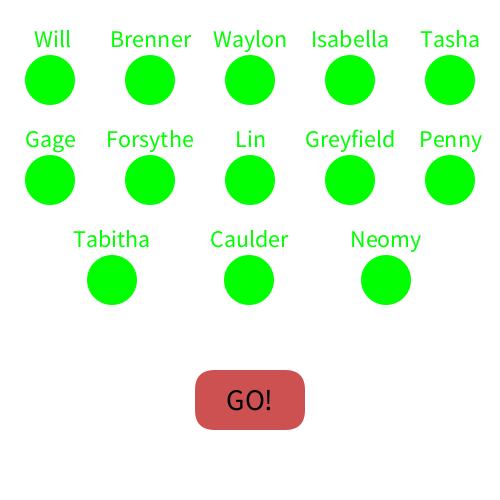
Frame 1 (no input)
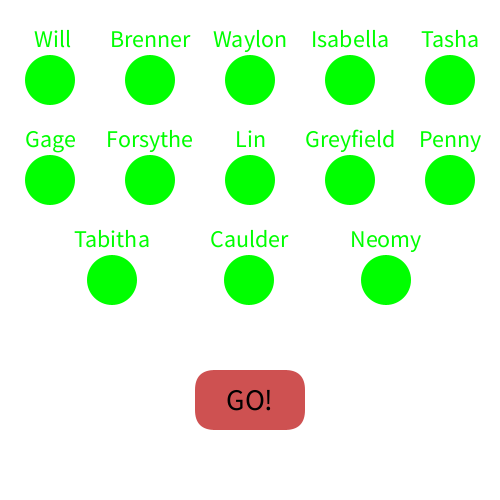
Frame 60 (the mouse pressed at the canvas centre just before this capture)
Frame 120 (the mouse held since frame 60 and released just before this capture): identical to frame 60, image omitted

The Processing sketch that drew these frames (run headless with seeded random() and noise(); from frame 60 on, the mouse is pressed at the canvas centre):

// Processing sketch: processing_131616
// ── processing_131616.pde

//-----------------------------------var dump---------------------------------VVVVVVVVVVVVV
//-----------------------------------var dump---------------------------------VVVVVVVVVVVVV
//-----------------------------------var dump---------------------------------VVVVVVVVVVVVV
String[] names = { 
  " Will", "Brenner", "Waylon", "Isabella", "Tasha", "Gage", 
  "Forsythe", "Lin", "Greyfield", "Penny", "Tabitha", "Caulder", "Neomy"
};
String[] goString = new String[names.length]; //assist go button with picking random names from buttons.

int size = 50; //button size
Button[] button = new Button[names.length];

GoButton go = new GoButton();

//-----------------------------------void Set up---------------------------------SSSSSSSSS
//-----------------------------------void Set up---------------------------------SSSSSSSSS
//-----------------------------------void Set up---------------------------------SSSSSSSSS
void setup()
{ 
  size(500, 500);
  frameRate(30);

  background(255); //white

  rectMode(CENTER);
  noStroke();

  for (int i = 0; i < button.length; i++) //assigning button values
  {
    button[i] = new Button(names[i], (size/2 + 250/10) + (250/5 + size)*i, 80);
    if (i > 4)
    {
      button[i] = new Button(names[i], (size/2 + 250/10) - (250/5 + size)*5 + (250/5 + size)*i, 180);
    }
    if (i > 9)
    {
      button[i] = new Button(names[i], (size/2 + 350/4) - (350/4 + size)*10 + (350/4 + size)*i, 280);
    }
  }
}

//-----------------------------------void draw---------------------------------DDDDDDDDDDD
//-----------------------------------void draw---------------------------------DDDDDDDDDDD
//-----------------------------------void draw---------------------------------DDDDDDDDDDD

void draw()
{
  background(255); //white

  for (int i = 0; i < button.length; i++) //drawing buttons
  {
    button[i].display();
    button[i].mousePressed();
  }

  go.display(); //drawing go button
}

class Button //circle buttons
{
  float xpos, ypos; //circle position
  boolean selected = true; //circle selected by default (turned ON)

  String name; //CO name
  float dist; //used to click button

  int clickTimer; //keeps button from x2 clicking
  int clickTimerAssist; //^

  color green = color(0, 255, 0);
  color red = color(255, 0, 0);

  Button(String tempString, float xposTemp, float yposTemp)
  {
    name = tempString;
    xpos = xposTemp;
    ypos = yposTemp;
  }

  void display()
  {
    if (selected == true) //on color
    {
      fill(green);
    } 
    else if (selected == false) //off color
    {
      fill(red);
    }

    ellipse(xpos, ypos, size, size); //actual button

    textAlign(CENTER); //displaying names
    textSize(24);
    text(name, xpos, ypos - size/1.5);
  }

  void mousePressed() 
  {
    dist = dist(xpos, ypos, mouseX, mouseY); //distance calculation for button click

    if (dist < size/2 && mousePressed && clickTimer < 1)
    {
      selected = !selected;
      clickTimer++;
    }
    else if (clickTimer > 0) //delaying button press
    {
      clickTimerAssist++;
    }
    if (clickTimerAssist > 2 && clickTimer != 0) //delaying button press
    {
      clickTimer = 0;
      clickTimerAssist = 0;
    }
  }
}

class GoButton
{
  int rectPosX = 250;
  int rectPosY = 400;
  int rectHori = 110;
  int rectVert = 60;

  color goColor = color(206, 81, 81);

  void display()
  {
    fill(goColor);
    rect(rectPosX, rectPosY, rectHori, rectVert, 20, 20, 20, 20);

    fill(0);
    textSize(30);
    text("GO!", rectPosX, rectPosY + 10);

    if (key == 'g' || ( mouseX > rectPosX - rectHori/2 && mouseX < rectPosX + rectHori/2
      && mouseY > rectPosY - rectVert/2 && mouseY < rectPosY + rectVert/2 && mousePressed) )
    {
      for (int i = 0; i < button.length; i++)
      {
        if (button[i].selected == true)
        {
          goString[i] = button[i].name;
          println(goString[(int)random(goString.length)]);
        }
      }
    }
  }
}
